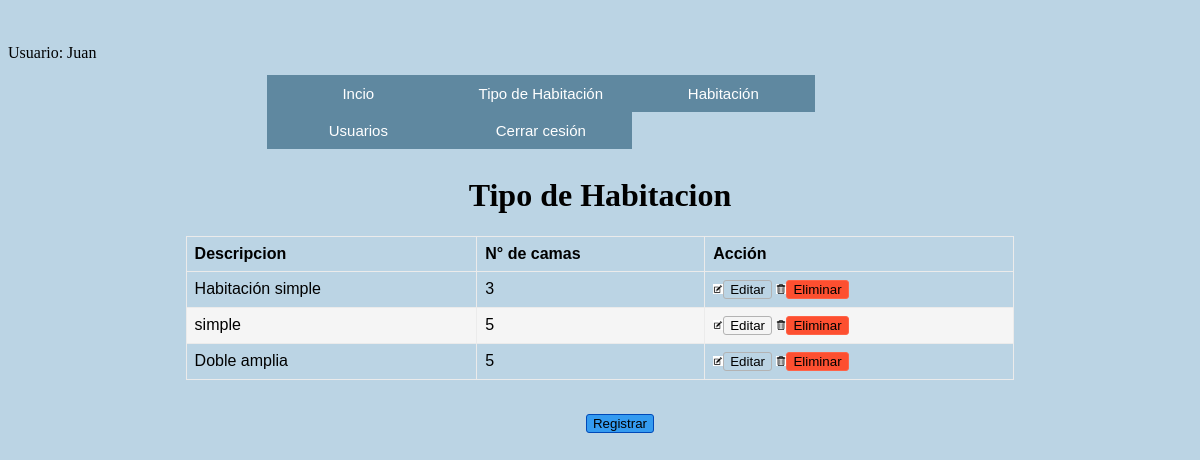
The app's page /TipoHabitacion.php (signed in) with its own data.
### tables this page shows
CREATE TABLE `tipohabitaciones` (
  `ID` int(11) NOT NULL,
  `Descripcion` varchar(70) NOT NULL,
  `NroCamas` int(11) NOT NULL
);

### TipoHabitacion.php (the view, shortened to what this page needs)
<?php
include('Conexión.php');
$sql="select ID, Descripcion, NroCamas from tipohabitaciones   ";
$resultado=$con->query($sql);
 ?>
 <link rel="stylesheet" href="Estilo.css">
 <body>
 <br><br>
 <?php
 echo "Usuario: ".$_SESSION['Nombres'];
 ?>
 <center>
 <div class="ConteArriba">
 <div class="menu">
<ul><a href="Index.php">Incio</a></ul>
<ul><a href="TipoHabitacion.php">Tipo de Habitación</a></ul>
<ul><a href="Habitacion.php">Habitación</a></ul>
<ul><a href="Usuarios.php">Usuarios</a></ul>
<ul><a href="cerrar.php">Cerrar cesión</a></ul>
</div>
</div>
 <h1>Tipo de Habitacion</h1>
 <table class="mostrar">
  <th>Descripcion</th>
  <th>N° de camas</th>
  <?php if ($_SESSION['IdRol']==1)
		{?>
  <th>Acción</th>
  <?php } ?>
  <tr>
   <?php
    while ($fila=$resultado->fetch_assoc())
    {
      ?>
    <tr>
    <td><?php echo $fila['Descripcion'];?> </td>
    <td><?php echo $fila['NroCamas'];?></td>
    <?php if ($_SESSION['IdRol']==1)
		{?>
    <td>
    <a href="FormEditarTH.php?ID=<?php echo $fila['ID']; ?>">
    <img src="editar.png" width="10px"><input class="buttonEditar" type="button" value="Editar"></a>
    <a href="EliminarTH.php?ID=<?php echo $fila['ID']; ?>"
    ><img src="eliminar.png" width="10px"><input class="buttonEliminar" type="button" value="Eliminar"></a>
  </td>
  <?php } ?>
    </tr>
    <?php } ?>
  </tr>
</table>
</center><br>
<center>
<?php if ($_SESSION['IdRol']==1)
		{?>
<ul>
<a href="FormRegistrarTH.php"><input class="buttonRegistrar" type="button" value="Registrar"></a>
</ul>
<?php } ?>
</center>
</body>

### Estilo.css (style rules this page uses)
table { font-family: arial, sans-serif; border-collapse: collapse; width: 70%; }
td, th { border: 1px solid #ebebeb; text-align: left; padding: 8px; }
tr:nth-child(even) { background-color: #f5f5f5; }
.buttonEditar { display: inline-block; background: transparent; cursor: pointer; border: 1px solid rgb(179, 179, 179); border-radius: 3px; }
.buttonEliminar { display: inline-block; cursor: pointer; background: rgb(253, 79, 48); border:1px solid tomato; border-radius: 3px; }
.buttonRegistrar { display: inline-block; cursor: pointer; background: rgb(52, 155, 240); border:1px solid rgb(0, 73, 184); border-radius: 3px; }
body { background-color: rgb(187, 212, 228); }
.ConteArriba { width: 63%; height: 10.3%; background-color: transparent; }
.menu { font-family: Arial; font-size: 13px; padding: 0; }
.menu ul a { font-size:15px; text-decoration: none; float: left; position: relative; left: 0%; padding: 10px; width: 162.5px; background-color: rgb(95, 136, 160); color: #fff; }

### records on screen
tipohabitaciones: Descripcion "Habitación simple", NroCamas "3"
tipohabitaciones: Descripcion "simple", NroCamas "5"
tipohabitaciones: Descripcion "Doble amplia", NroCamas "5"

### other values on screen
$_SESSION['Nombres'] "Juan"
